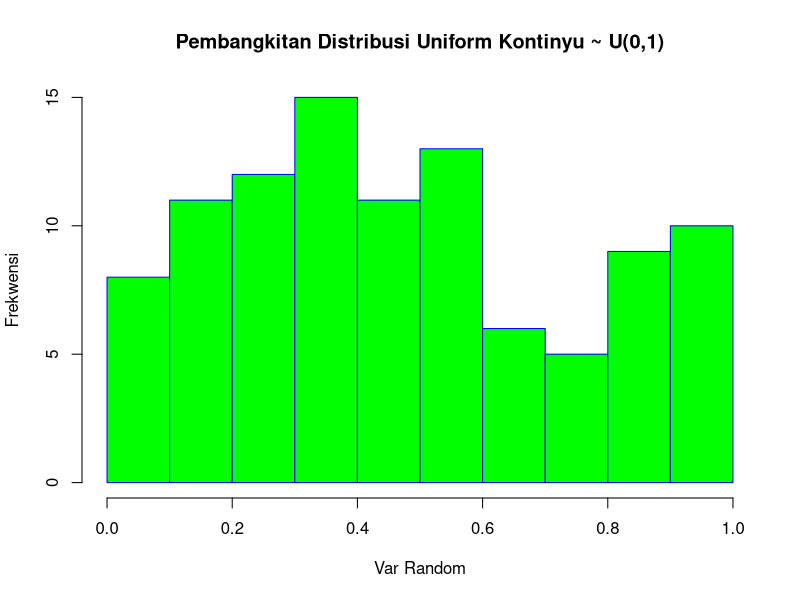

R code for this plot:
x <- sample(0:1000, size = 100, replace = TRUE)
x <- x / 1000
print(x)

png(file = "./praktikum4/plots/generate_Uniform.png")
hist(x,
  main = "Pembangkitan Distribusi Uniform Kontinyu ~ U(0,1)",
  col = "green", border = "blue",
  xlab = "Var Random", ylab = "Frekwensi"
)
dev.off()
